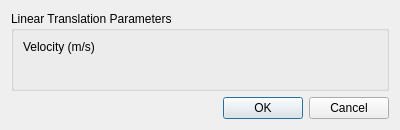
<?xml version="1.0" encoding="UTF-8"?>
<ui version="4.0">
 <class>LinearTranslationDialog</class>
 <widget class="QDialog" name="LinearTranslationDialog">
  <property name="geometry">
   <rect>
    <x>0</x>
    <y>0</y>
    <width>400</width>
    <height>130</height>
   </rect>
  </property>
  <property name="windowTitle">
   <string>Linear Translation</string>
  </property>
  <layout class="QVBoxLayout" name="verticalLayout">
   <item>
    <widget class="QGroupBox" name="groupBox">
     <property name="title">
      <string>Linear Translation Parameters</string>
     </property>
     <layout class="QFormLayout" name="formLayout">
      <item row="0" column="0">
       <widget class="QLabel" name="velocityLabel">
        <property name="text">
         <string>Velocity (m/s)</string>
        </property>
       </widget>
      </item>
      <item row="0" column="1">
       <widget class="VectorWidget" name="velocity"/>
      </item>
     </layout>
    </widget>
   </item>
   <item>
    <widget class="QDialogButtonBox" name="buttonBox">
     <property name="standardButtons">
      <set>QDialogButtonBox::Cancel|QDialogButtonBox::Ok</set>
     </property>
    </widget>
   </item>
  </layout>
 </widget>
 <customwidgets>
  <customwidget>
   <class>VectorWidget</class>
   <extends>QWidget</extends>
   <header>baramFlow.view.widgets.vector_widget</header>
  </customwidget>
 </customwidgets>
 <resources/>
 <connections/>
</ui>
